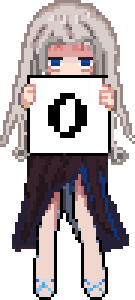
#> input picture media/moe/src/asoul/0.gif, 45 x 100 px, found by its file name (shown 3 times larger); its folder holds only this picture in this run
$ python make-moe.py ../media/moe/src/asoul/0.gif
#> lines starting #> are read from the running program, lines starting #| are printed output that depends on the picture
#!/usr/bin/env python3
"""
BlueOS "Moe" lock screen clocks: digit pictures from Moe Counter themes
(github.com/journey-ad/Moe-Counter, MIT; sources in media/moe/src/<theme>/):

  kivotos      - the moebooru girls repainted as Blue Archive students (fan art, personal
                 use): hair and eye colors changed, a halo added above each head
  moebooru, gelbooru, original-new, asoul, miku, yousa-ling - as they are
  kasuterura-1 - white background removed

Writes media/moe/out/<theme>/<d>.png + media/moe/preview.png, and with --install copies them
into frameworks/base SystemUI customization (res/drawable-nodpi/blueos_moe_<theme>_<d>.png)
together with the generated theme table BlueOSMoeThemes.kt (then commit there).
"""

import os
import sys

from PIL import Image

HERE = os.path.dirname(os.path.abspath(__file__))
MOE = os.path.join(HERE, "..", "media", "moe")
SRC = os.path.join(MOE, "src", "moebooru")
OUT = os.path.join(MOE, "out")
TOP = os.path.normpath(os.path.join(HERE, "..", "..", ".."))
SYSUI = os.path.join(TOP, "frameworks/base/packages/SystemUI/customization")
HALO_ROOM = 9  # empty rows added on top for the halo

# id (resources / clock id), source dir, name in the clock picker, pixel art (sharp scaling)
THEMES = [
    ("kivotos", "moebooru", None, True),  # name: string resource (translated)
    ("moebooru", "moebooru", "moebooru", True),
    ("gelbooru", "gelbooru", "gelbooru", True),
    ("original_new", "original-new", "Original", True),
    ("asoul", "asoul", "A-SOUL", True),
    ("miku", "miku", "Miku", False),
    ("kasuterura", "kasuterura-1", "Kasuterura", True),
    ("yousa_ling", "yousa-ling", "Yousa Ling", False),
]


def hexc(s):
    s = s.lstrip("#")
    return tuple(int(s[i:i + 2], 16) for i in (0, 2, 4))


def lum(c):
    return 0.299 * c[0] + 0.587 * c[1] + 0.114 * c[2]


# Per digit: who she is, which colors are her hair (flood-filled from a seed so the same
# colors in clothes stay), the new hair ramp (light -> dark), eye recolors in a face box,
# halo color.
CAST = {
    "0": dict(name="Plana", halo="#5a5a80",
              eyes=((14, 18, 36, 24), {"#0c4aa5": "#6e6488", "#376fc3": "#8e86a8"})),
    "1": dict(name="Arona", halo="#7cc8ff",
              hair=((20, 6), ["#49aaea", "#376fc3", "#0c4aa5", "#113577"], 30),
              ramp=["#bfe8fc", "#8fd0f4", "#5fb0e4", "#3b80c4"],
              eyes=((15, 13, 35, 21), {"#b41817": "#2f7fe0", "#e18176": "#7ab8f0"})),
    "2": dict(name="Aris", halo="#5ad8ff",
              hair=((20, 9), ["#737c9e", "#5c6288", "#504d60", "#2f323f"], 30),
              ramp=["#55556a", "#40404f", "#2c2c38", "#1a1a22"],
              eyes=((13, 16, 29, 24), {"#504d60": "#3a8fe0", "#737c9e": "#7cc4ff"})),
    "3": dict(name="Hina", halo="#b47cf0",
              eyes=((14, 18, 34, 24), {"#0c4aa5": "#7a3cb8", "#376fc3": "#a46ade", "#113577": "#53287e"})),
    "4": dict(name="Hifumi", halo="#ffe070",
              eyes=((16, 17, 34, 26), {"#467fbe": "#8a9a3c", "#376fc3": "#a4b450", "#113577": "#5a6828"})),
    "5": dict(name="Hoshino", halo="#ff9cc4",
              hair=((15, 8), ["#ffffff", "#d5dae8", "#a1a4ba", "#737c9e"], 50),
              ramp=["#ffd6e6", "#f7aac8", "#e486ac", "#bc628c"],
              eyes=((27, 15, 35, 26), {"#0c4aa5": "#e07a20", "#376fc3": "#f4a040", "#113577": "#a04a10"})),
    "6": dict(name="Mika", halo="#ffd870",
              hair=((14, 12), ["#fef8d4", "#fbf0e4", "#fecfae", "#ebc9b7", "#da7e5d"], 40),
              ramp=["#ffe4ee", "#ffd2e2", "#f8b4cc", "#f0a2be", "#d97a9e"],
              eyes=((16, 17, 33, 24), {"#0c4aa5": "#c8902a", "#49aaea": "#f0c050", "#113577": "#8a5a10"})),
    "7": dict(name="Yuuka", halo="#6fa0ff",
              hair=((20, 16), ["#49aaea", "#376fc3", "#0c4aa5", "#113577", "#11353b"], 75),
              ramp=["#6c7cc8", "#5060ac", "#3a4890", "#28326e", "#1a2048"]),
    "8": dict(name="Shiroko", halo="#5aa8ff"),
    "9": dict(name="Serika", halo="#ff5a72",
              hair=((15, 28), ["#6b87bc", "#47599b", "#27358b", "#282638"], 60),
              ramp=["#4e4858", "#383240", "#28222e", "#18141c"],
              eyes=((13, 41, 30, 48), {"#376fc3": "#d83048", "#0c4aa5": "#a01830",
                                       "#113577": "#701020"})),
}


# [13 lines left out: function flood, not called in this run]


def repaint(digit):
#> called with digit = '0'
    ch = CAST[digit]
    src = Image.open(os.path.join(SRC, digit + ".gif")).convert("RGBA")
#> src is the input picture: PIL image 45x100 RGBA; mean R, G, B, A 98, 90.3, 92.1, 166.6
    w, h = src.size
#> w = 45; h = 100
    im = Image.new("RGBA", (w, h + HALO_ROOM), (0, 0, 0, 0))
#> im: PIL image 45x109 RGBA; every value is 0
    im.alpha_composite(src, (0, HALO_ROOM))
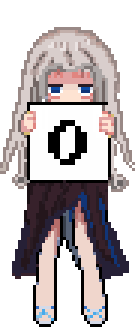
#> im: PIL image 45x109 RGBA (shown 3 times larger); mean R, G, B, A 89.9, 82.8, 84.5, 152.8; transparent parts drawn white
    px = im.load()

    def at(x, y):  # source coordinates -> canvas
        return x, y + HALO_ROOM

    hair_px = set()
    if "hair" in ch:
        (sx, sy), names, ymax = ch["hair"]
        colors = [hexc(c) for c in names]
        hair_px = flood(px, im.size, at(sx, sy), set(colors), ymax + HALO_ROOM)
        # map by brightness rank: lightest source color -> lightest target
        order = sorted(colors, key=lum, reverse=True)
        ramp = [hexc(c) for c in ch["ramp"]]
        cmap = {c: ramp[min(i, len(ramp) - 1)] for i, c in enumerate(order)}
        for (x, y) in hair_px:
            px[x, y] = cmap[px[x, y][:3]] + (255,)

    if "eyes" in ch:
        (x0, y0, x1, y1), m = ch["eyes"]
        m = {hexc(k): hexc(v) for k, v in m.items()}
        for y in range(y0, y1 + 1):
            for x in range(x0, x1 + 1):
                X, Y = at(x, y)
                p = px[X, Y]
                if p[3] and p[:3] in m and (X, Y) not in hair_px:
                    px[X, Y] = m[p[:3]] + (255,)

    # halo: tilted ring above the top of the head
    opaque = [(x, y) for y in range(im.size[1]) for x in range(w) if px[x, y][3]]
#> opaque = 2940 pairs, first value 0 to 44, second value 9 to 108
    top = min(y for _, y in opaque)
#> top = 9
    row = [x for x, y in opaque if y <= top + 3]
#> row = 62 values, max 32 at index 61, min 13 at index 42, mean 22.55
    cx = (min(row) + max(row)) / 2
#> cx = 22.5
    cy = top - 3.5
#> cy = 5.5
    halo = hexc(ch["halo"])
    light = tuple(min(255, v + 70) for v in halo)
    for y in range(0, top + 2):
        for x in range(w):
            dx, dy = x - cx, y - cy
            u = dx * 0.978 - dy * 0.208
            v = dx * 0.208 + dy * 0.978
            d = (u / 10.5) ** 2 + (v / 3.0) ** 2
            if 0.5 <= d <= 1.3 and (px[x, y][3] == 0 or v < 0):
                px[x, y] = (light if v < 0 else halo) + (255,)
    return im


# [26 lines left out: functions load, remove_white_background, not called in this run]


def make_theme(theme_id, src_dir):
    cards = {}
    for d in "0123456789":
        if theme_id == "kivotos":
            cards[d] = repaint(d)
        else:
            cards[d] = load(src_dir, d)
            if theme_id == "kasuterura":
                cards[d] = remove_white_background(cards[d])
    return cards


# [45 lines left out: function kotlin_table, not called in this run]


def main():
    install = "--install" in sys.argv
    sizes, all_cards = {}, {}
    for theme_id, src_dir, _, _ in THEMES:
        cards = make_theme(theme_id, src_dir)
        all_cards[theme_id] = cards
        sizes[theme_id] = cards["0"].size
        d = os.path.join(OUT, theme_id)
        os.makedirs(d, exist_ok=True)
        for k, im in cards.items():
            im.save(os.path.join(d, k + ".png"))

    # preview: every theme scaled to the same height, "0123456789" per row
    H, gap = 120, 4
    rows = []
    for theme_id, *_ in THEMES:
        row = [im.resize((round(im.size[0] * H / im.size[1]), H), Image.NEAREST)
               for im in all_cards[theme_id].values()]
        rows.append(row)
    width = max(sum(i.size[0] + gap for i in r) for r in rows)
    prev = Image.new("RGBA", (width, len(rows) * (H + gap)), (122, 163, 194, 255))
    for r, row in enumerate(rows):
        x = 0
        for im in row:
            prev.alpha_composite(im, (x, r * (H + gap)))
            x += im.size[0] + gap
    prev.save(os.path.join(MOE, "preview.png"))

    if install:
        res = os.path.join(SYSUI, "res", "drawable-nodpi")
        os.makedirs(res, exist_ok=True)
        for f in os.listdir(res):
            if f.startswith("blueos_moe_"):
                os.remove(os.path.join(res, f))
        for theme_id, cards in all_cards.items():
            for k, im in cards.items():
                im.save(os.path.join(res, f"blueos_moe_{theme_id}_{k}.png"), optimize=True)
        kt = os.path.join(SYSUI, "src/com/android/systemui/shared/clocks/BlueOSMoeThemes.kt")
        with open(kt, "w") as f:
            f.write(kotlin_table(sizes))
    print("themes:", ", ".join(f"{t}{sizes[t]}" for t in sizes))


if __name__ == "__main__":
#> (the run stopped early here; a loop or call above may not have finished)
